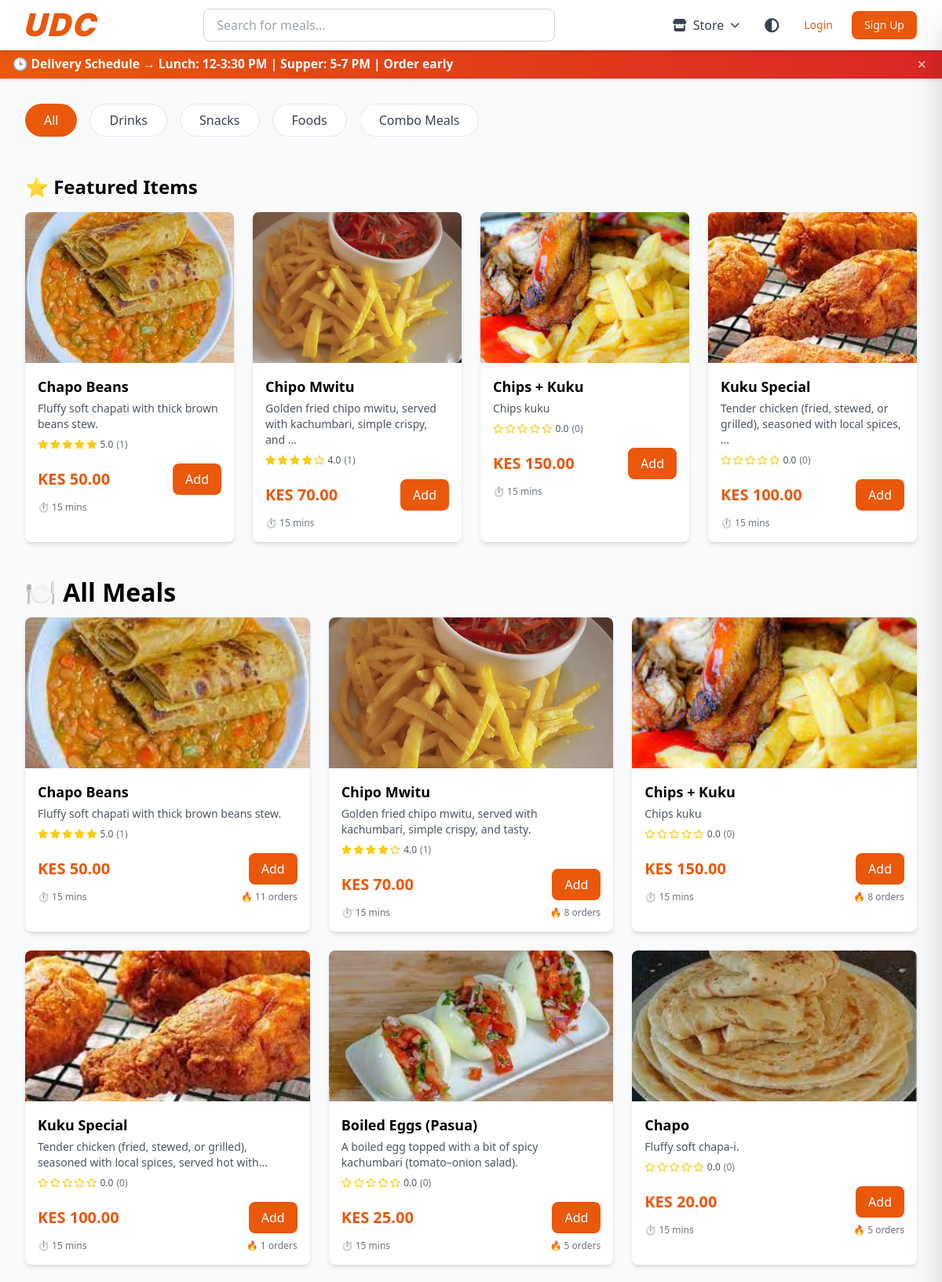
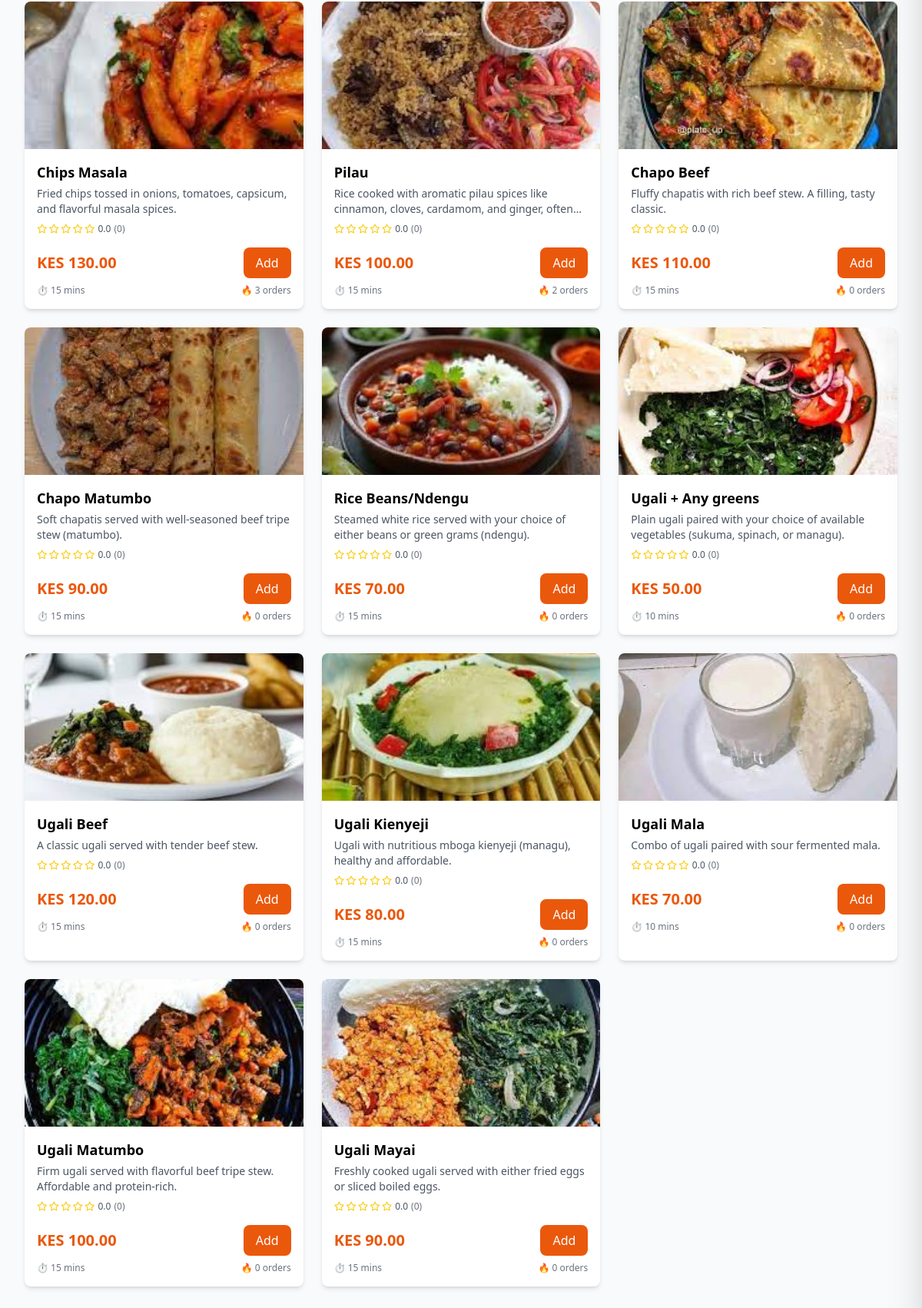
The page / on the database its author committed (2 pictures, top to bottom).
### urbanfoods/models.py (models this page shows, shortened)
class FoodCategory(models.Model):
    STORE_CHOICES = [
        ('food', 'Food Store'),
        ('liquor', 'Liquor Store'),
        ('grocery', 'Grocery Shop'),
    ]
    name = models.CharField(max_length=50, unique=True)
    description = models.TextField(blank=True)
    icon = models.CharField(max_length=50, blank=True)  # emoji or icon class
    order = models.IntegerField(default=0)  # for sorting
    store_type = models.CharField(max_length=10, choices=STORE_CHOICES, default='food')
    class Meta:
        verbose_name_plural = "Food Categories"
        ordering = ['order', 'name']

class FoodItem(models.Model):
    STORE_CHOICES = [
        ('food', 'Food Store'),
        ('liquor', 'Liquor Store'),
        ('grocery', 'Grocery Shop'),
    ]
    name = models.CharField(max_length=100)
    description = models.TextField()
    category = models.ForeignKey(FoodCategory, on_delete=models.CASCADE, related_name='items')
    price = models.DecimalField(max_digits=10, decimal_places=2, validators=[MinValueValidator(0)])
    image = models.ImageField(upload_to='food_images/')
    prep_time = models.IntegerField(help_text="Preparation time in minutes", default=15)
    is_available = models.BooleanField(default=True)
    is_featured = models.BooleanField(default=False)
    is_meal_of_day = models.BooleanField(default=False)
    times_ordered = models.IntegerField(default=0)  # for popularity tracking
    store_type = models.CharField(max_length=10, choices=STORE_CHOICES, default='food')
    bottle_size = models.CharField(max_length=20, blank=True, help_text="For liquor items (e.g., 250ml, 500ml, 750ml)")
    created_at = models.DateTimeField(auto_now_add=True)
    updated_at = models.DateTimeField(auto_now=True)
    @property
    def is_liquor(self):
        return self.store_type == 'liquor'
    @property
    def average_rating(self):
        reviews = self.reviews.all()
        if reviews.exists():
            return round(sum(review.rating for review in reviews) / reviews.count(), 1)
        return 0
    @property
    def review_count(self):
        return self.reviews.count()
    class Meta:
        ordering = ['-is_featured', '-times_ordered', 'name']

class FoodReview(models.Model):
    user = models.ForeignKey(User, on_delete=models.CASCADE)
    food_item = models.ForeignKey(FoodItem, on_delete=models.CASCADE, related_name='reviews')
    order = models.ForeignKey(Order, on_delete=models.CASCADE)
    rating = models.IntegerField(validators=[MinValueValidator(1), MaxValueValidator(5)])
    comment = models.TextField(blank=True)
    created_at = models.DateTimeField(auto_now_add=True)
    class Meta:
        unique_together = ['user', 'food_item', 'order']
        ordering = ['-created_at']

### urbanfoods/views.py (the view)
# urls.py: path('', views.homepage, name='homepage'),
def homepage(request):
    store_type = request.session.get('store_type', 'food')
    categories = FoodCategory.objects.filter(store_type=store_type)
    category_id = request.GET.get('category')
    search_query = request.GET.get('q')
    food_items = FoodItem.objects.filter(is_available=True, store_type=store_type)
    if category_id:
        food_items = food_items.filter(category_id=category_id)
    if search_query:
        food_items = food_items.filter(
            Q(name__icontains=search_query) |
            Q(description__icontains=search_query)
        )
    meal_of_day = FoodItem.objects.filter(is_meal_of_day=True, is_available=True, store_type=store_type).first()
    featured_items_queryset = FoodItem.objects.filter(is_featured=True, is_available=True, store_type=store_type)[:4]
    featured_items = list(featured_items_queryset) if featured_items_queryset else []
    popular_items = FoodItem.objects.filter(is_available=True, store_type=store_type).order_by('-times_ordered')[:6]
    cart_count = 0
    if request.user.is_authenticated:
        cart, _ = Cart.objects.get_or_create(user=request.user)
        cart_count = cart.item_count
    context = {
        'categories': categories,
        'food_items': food_items,
        'meal_of_day': meal_of_day,
        'featured_items': featured_items,
        'popular_items': popular_items,
        'cart_count': cart_count,
        'selected_category': category_id,
        'search_query': search_query,
        'store_type': store_type,
    }
    return render(request, 'homepage.html', context)

### urbanfoods/templates/homepage.html (shortened to what this page needs)
{% load static %}
{% load rating_tags %}
<!DOCTYPE html>
<html lang="en">
<head>
    <script src="https://cdn.tailwindcss.com"></script>
    <link rel="stylesheet" href="https://cdnjs.cloudflare.com/ajax/libs/font-awesome/6.4.0/css/all.min.css">
    <link rel="stylesheet" href="{% static 'styles.css' %}">
</head>
<body class="bg-gray-50" data-store-type="{{ store_type }}">
    <nav class="bg-white shadow-md sticky top-0 z-40">
        <div class="max-w-7xl mx-auto px-4 sm:px-6 lg:px-8">
            <div class="flex justify-between items-center h-16">
                <div class="flex flex-col items-start">
                    <a href="/" style="text-decoration: none;">
                        <h1 class="brand-logo">UDC</h1>
                    </a>
                </div>
                <div class="hidden md:flex flex-1 max-w-md mx-8">
                    <input
                        type="text"
                        id="searchInput"
                        placeholder="{% if store_type == 'liquor' %}Search for drinks...{% elif store_type == 'grocery' %}Search for groceries...{% else %}Search for meals...{% endif %}"
                        class="w-full px-4 py-2 border border-gray-300 rounded-lg focus:outline-none focus:ring-2 focus:ring-orange-500"
                    >
                </div>
                <div class="flex items-center gap-2">
                    <div class="relative">
                        <button onclick="toggleStoreDropdown()" class="flex items-center gap-2 px-4 py-2 text-gray-700 hover:text-orange-600 rounded-lg hover:bg-gray-100 switch-store-btn">
                            <i class="fas fa-store"></i>
                            <span class="hidden sm:inline">Store</span>
                            <i id="storeDropdownIcon" class="fas fa-chevron-down text-xs"></i>
                        </button>
                    </div>
                    <div class="relative">
                        <button onclick="toggleThemeMenu()" class="text-gray-700 hover:text-orange-600 p-2 rounded-lg hover:bg-gray-100">
                            <i id="themeIcon" class="fas fa-sun text-lg"></i>
                        </button>
                    </div>
                    {% if user.is_authenticated %}
                        <a href="/orders/" class="hidden sm:block text-gray-700 hover:text-orange-600 text-sm">My Orders</a>
                        <button onclick="toggleCart()" class="relative">
                            <svg class="w-6 h-6 sm:w-8 sm:h-8 text-gray-700 hover:text-orange-600" fill="none" stroke="currentColor" viewBox="0 0 24 24">
                                <path stroke-linecap="round" stroke-linejoin="round" stroke-width="2" d="M3 3h2l.4 2M7 13h10l4-8H5.4M7 13L5.4 5M7 13l-2.293 2.293c-.63.63-.184 1.707.707 1.707H17m0 0a2 2 0 100 4 2 2 0 000-4zm-8 2a2 2 0 11-4 0 2 2 0 014 0z"></path>
                            </svg>
                            <span id="cartBadge" class="absolute -top-2 -right-2 bg-orange-600 text-white text-xs rounded-full w-5 h-5 flex items-center justify-center">0</span>
                        </button>
                        <a href="/profile/" class="text-gray-700 hover:text-orange-600">
                            <svg class="w-6 h-6 sm:w-8 sm:h-8" fill="none" stroke="currentColor" viewBox="0 0 24 24">
                                <path stroke-linecap="round" stroke-linejoin="round" stroke-width="2" d="M16 7a4 4 0 11-8 0 4 4 0 018 0zM12 14a7 7 0 00-7 7h14a7 7 0 00-7-7z"></path>
                            </svg>
                        </a>
                    {% else %}
                        <a href="/login/" class="px-2 py-1 sm:px-4 sm:py-2 text-orange-600 hover:text-orange-700 text-sm whitespace-nowrap">Login</a>
                        <a href="/signup/" class="px-2 py-1 sm:px-4 sm:py-2 bg-orange-600 text-white rounded-lg hover:bg-orange-700 text-sm whitespace-nowrap">Sign Up</a>
                    {% endif %}
                </div>
            </div>
        </div>
    </nav>
    {% if store_type == 'food' %}
    <div id="delivery-banner" class="delivery-banner">
        <div class="banner-content">
            <span class="banner-text">🕒 Delivery Schedule → Lunch: 12-3:30 PM | Supper: 5-7 PM | Order early</span>
            <button class="banner-close" onclick="dismissBanner()">&times;</button>
        </div>
    </div>
    {% endif %}
    <div class="max-w-7xl mx-auto px-4 sm:px-6 lg:px-8 py-8">
        <div class="mb-8">
            <div class="flex gap-4 overflow-x-auto pb-4">
                <button data-category="all" class="category-btn px-6 py-2 bg-orange-600 text-white rounded-full whitespace-nowrap hover:bg-orange-700">
                    All
                </button>
                {% for category in categories %}
                <button data-category="{{ category.id }}" data-name="{{ category.name }}" class="category-btn px-6 py-2 bg-white text-gray-700 rounded-full whitespace-nowrap hover:bg-orange-50 border border-gray-200">
                    {{ category.icon }} {{ category.name }}
                </button>
                {% endfor %}
            </div>
        </div>
        {% if featured_items %}
        <div class="mb-12">
            <h2 class="text-2xl font-bold mb-4">⭐ {% if store_type == 'liquor' %}Featured Drinks{% elif store_type == 'grocery' %}Featured Groceries{% else %}Featured Items{% endif %}</h2>
            <div class="grid grid-cols-2 md:grid-cols-2 lg:grid-cols-4 gap-4 md:gap-6">
                {% for item in featured_items %}
                <div class="bg-white rounded-lg shadow-md overflow-hidden hover:shadow-lg transition">
                    <img src="{{ item.image.url }}" alt="{{ item.name }}" class="w-full h-48 object-cover">
                    <div class="p-4">
                        <div class="flex items-start justify-between mb-1">
                            <h3 class="font-bold text-lg">{{ item.name }}</h3>
                        </div>
                        <p class="text-gray-600 text-sm mt-1">{{ item.description|truncatewords:10 }}</p>
                        <div class="rating-section flex items-center gap-1 mt-2 flex-wrap">
                            <div class="stars-container flex items-center gap-0.5">
                                {% for star_type in item.average_rating|star_rating %}
                                    {% if star_type == 'full' %}
                                        <i class="fas fa-star text-yellow-400 text-xs"></i>
                                    {% elif star_type == 'half' %}
                                        <i class="fas fa-star-half-alt text-yellow-400 text-xs"></i>
                                    {% else %}
                                        <i class="far fa-star text-yellow-400 text-xs"></i>
                                    {% endif %}
                                {% endfor %}
                            </div>
                            <span class="rating-value text-xs text-gray-600 font-medium">{{ item.average_rating|floatformat:1 }}</span>
                            <span class="review-count text-xs text-gray-500">({{ item.review_count }})</span>
                        </div>
                        <div class="flex items-center justify-between mt-4">
                            <span class="text-orange-600 font-bold text-xl">KES {{ item.price }}</span>
                            <button onclick="addToCart({{ item.id }}, 1)" class="bg-orange-600 text-white px-4 py-2 rounded-lg hover:bg-orange-700">
                                Add
                            </button>
                        </div>
                        <p class="text-gray-500 text-xs mt-2">⏱️ {{ item.prep_time }} mins</p>
                    </div>
                </div>
                {% endfor %}
            </div>
        </div>
        {% endif %}
        <div class="mb-8">
            <h2 id="allItemsHeading" class="text-2xl font-bold mb-4" style="font-weight: 800; font-size: 2rem;">{% if store_type == 'liquor' %} All Drinks{% elif store_type == 'grocery' %} All Groceries{% else %}🍽️ All Meals{% endif %}</h2>
            {% if food_items %}
            <div id="foodGrid" class="grid grid-cols-2 md:grid-cols-2 lg:grid-cols-3 xl:grid-cols-4 gap-4 md:gap-6">
                {% for item in food_items %}
                <div class="food-item bg-white rounded-lg shadow-md overflow-hidden hover:shadow-lg transition" data-category="{{ item.category.id }}">
                    <div class="relative">
                        <img src="{{ item.image.url }}" alt="{{ item.name }}" class="w-full h-48 object-cover">
                    </div>
                    <div class="p-4">
                        <div class="flex items-start justify-between mb-1">
                            <h3 class="font-bold text-lg">{{ item.name }}</h3>
                        </div>
                        <p class="text-gray-600 text-sm mt-1 line-clamp-2">{{ item.description }}</p>
                        <div class="rating-section flex items-center gap-1 mt-2 flex-wrap">
                            <div class="stars-container flex items-center gap-0.5">
                                {% for star_type in item.average_rating|star_rating %}
                                    {% if star_type == 'full' %}
                                        <i class="fas fa-star text-yellow-400 text-xs"></i>
                                    {% elif star_type == 'half' %}
                                        <i class="fas fa-star-half-alt text-yellow-400 text-xs"></i>
                                    {% else %}
                                        <i class="far fa-star text-yellow-400 text-xs"></i>
                                    {% endif %}
                                {% endfor %}
                            </div>
                            <span class="rating-value text-xs text-gray-600 font-medium">{{ item.average_rating|floatformat:1 }}</span>
                            <span class="review-count text-xs text-gray-500">({{ item.review_count }})</span>
                        </div>
                        <div class="flex items-center justify-between mt-4">
                            <span class="text-orange-600 font-bold text-xl">KES {{ item.price }}</span>
                            {% if item.is_available %}
                            <button onclick="addToCart({{ item.id }}, 1)" class="bg-orange-600 text-white px-4 py-2 rounded-lg hover:bg-orange-700">
                                Add
                            </button>
                            {% endif %}
                        </div>
                        <div class="flex items-center justify-between mt-2">
                            <span class="text-gray-500 text-xs">⏱️ {{ item.prep_time }} mins</span>
                            <span class="text-gray-500 text-xs">🔥 {{ item.times_ordered }} orders</span>
                        </div>
                    </div>
                </div>
                {% endfor %}
            </div>
            {% endif %}
        </div>
    </div>
</body>
</html>

### rows shown on the page
FoodCategory: name "Drinks"
FoodCategory: name "Snacks"
FoodCategory: name "Foods"
FoodCategory: name "Combo Meals"
FoodItem: image (picture), name "Chapo Beans", description "Fluffy soft chapati with thick brown beans stew.", average_rating "5.0", review_count "1", price "50.00", prep_time "15", times_ordered "11"
FoodItem: image (picture), name "Chipo Mwitu", description "Golden fried chipo mwitu, served with kachumbari, simple crispy, and …", average_rating "4.0", review_count "1", price "70.00", prep_time "15", description "Golden fried chipo mwitu, served with kachumbari, simple crispy, and tasty.", times_ordered "8"
FoodItem: image (picture), name "Chips + Kuku", description "Chips kuku", average_rating "0.0", review_count "0", price "150.00", prep_time "15", times_ordered "8"
FoodItem: image (picture), name "Kuku Special", description "Tender chicken (fried, stewed, or grilled), seasoned with local spices, …", average_rating "0.0", review_count "0", price "100.00", prep_time "15", description "Tender chicken (fried, stewed, or grilled), seasoned with local spices, served hot…", times_ordered "1"
FoodItem: image (picture), name "Boiled Eggs (Pasua)", description "A boiled egg topped with a bit of spicy kachumbari (tomato–onion salad).", average_rating "0.0", review_count "0", price "25.00", prep_time "15", times_ordered "5"
FoodItem: image (picture), name "Chapo", description "Fluffy soft chapa-i.", average_rating "0.0", review_count "0", price "20.00", prep_time "15", times_ordered "5"
FoodItem: image (picture), name "Chips Masala", description "Fried chips tossed in onions, tomatoes, capsicum, and flavorful masala spices.", average_rating "0.0", review_count "0", price "130.00", prep_time "15", times_ordered "3"
FoodItem: image (picture), name "Pilau", description "Rice cooked with aromatic pilau spices like cinnamon, cloves, cardamom, and ginger,…", average_rating "0.0", review_count "0", price "100.00", prep_time "15", times_ordered "2"
FoodItem: image (picture), name "Chapo Beef", description "Fluffy chapatis with rich beef stew. A filling, tasty classic.", average_rating "0.0", review_count "0", price "110.00", prep_time "15", times_ordered "0"
FoodItem: image (picture), name "Chapo Matumbo", description "Soft chapatis served with well-seasoned beef tripe stew (matumbo).", average_rating "0.0", review_count "0", price "90.00", prep_time "15", times_ordered "0"
FoodItem: image (picture), name "Rice Beans/Ndengu", description "Steamed white rice served with your choice of either beans or green grams (ndengu).", average_rating "0.0", review_count "0", price "70.00", prep_time "15", times_ordered "0"
FoodItem: image (picture), name "Ugali + Any greens", description "Plain ugali paired with your choice of available vegetables (sukuma, spinach, or managu).", average_rating "0.0", review_count "0", price "50.00", prep_time "10", times_ordered "0"
FoodItem: image (picture), name "Ugali Beef", description "A classic ugali served with tender beef stew.", average_rating "0.0", review_count "0", price "120.00", prep_time "15", times_ordered "0"
FoodItem: image (picture), name "Ugali Kienyeji", description "Ugali with nutritious mboga kienyeji (managu), healthy and affordable.", average_rating "0.0", review_count "0", price "80.00", prep_time "15", times_ordered "0"
FoodItem: image (picture), name "Ugali Mala", description "Combo of ugali paired with sour fermented mala.", average_rating "0.0", review_count "0", price "70.00", prep_time "10", times_ordered "0"
FoodItem: image (picture), name "Ugali Matumbo", description "Firm ugali served with flavorful beef tripe stew. Affordable and protein-rich.", average_rating "0.0", review_count "0", price "100.00", prep_time "15", times_ordered "0"
FoodItem: image (picture), name "Ugali Mayai", description "Freshly cooked ugali served with either fried eggs or sliced boiled eggs.", average_rating "0.0", review_count "0", price "90.00", prep_time "15", times_ordered "0"
